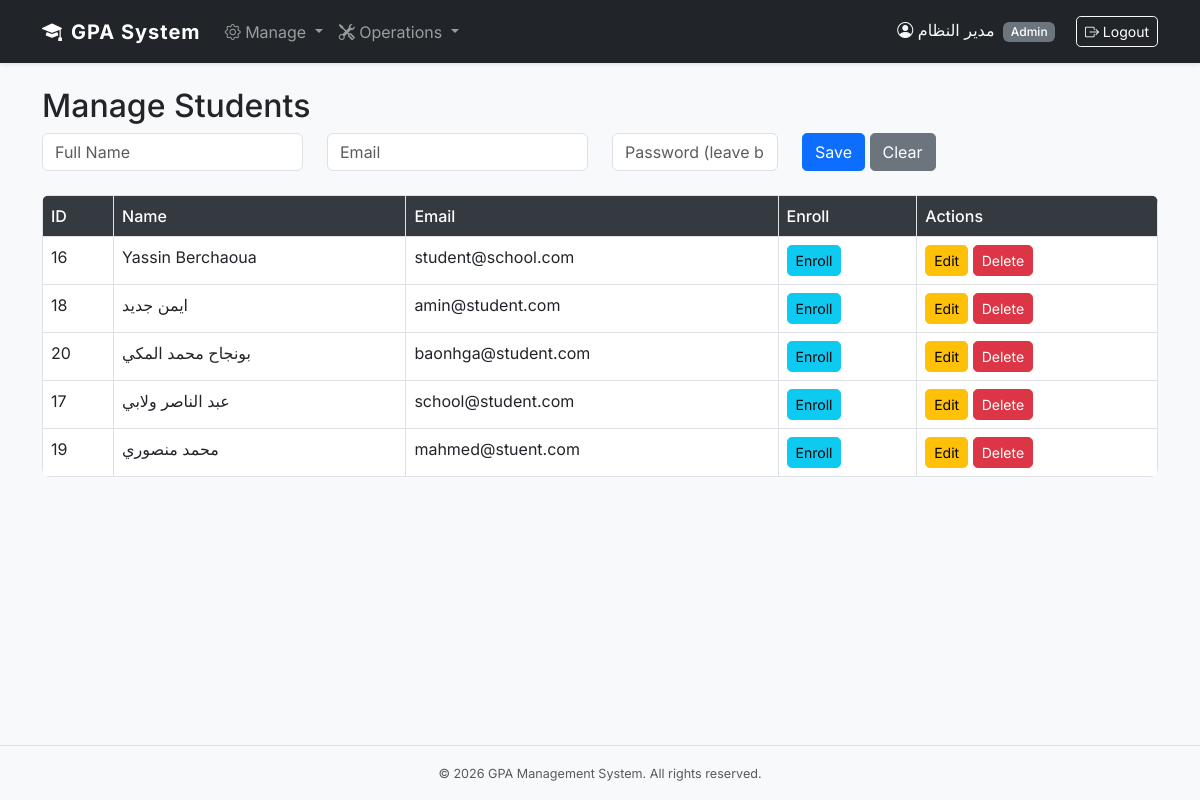
Page /gpa_system/index.php?page=admin.students (signed in) on the committed database.
### tables this page shows
CREATE TABLE `users` (
  `id` int(11) NOT NULL,
  `name` varchar(100) NOT NULL,
  `email` varchar(150) NOT NULL,
  `password` varchar(255) NOT NULL,
  `role` enum('admin','professor','student') NOT NULL,
  `created_at` timestamp NOT NULL DEFAULT current_timestamp()
);

### gpa_system/models/User.php (called while the page is built, shortened)
<?php
class User
{
    private static function db()
    {
        static $pdo = null;
        if ($pdo === null) {
            $host = 'localhost';
            $dbname = 'gpa_system';
            $user = 'root';
            $pass = '';
            $dsn = "mysql:host=$host;dbname=$dbname;charset=utf8mb4";
            $pdo = new PDO($dsn, $user, $pass, [
                PDO::ATTR_ERRMODE => PDO::ERRMODE_EXCEPTION,
                PDO::ATTR_DEFAULT_FETCH_MODE => PDO::FETCH_ASSOC,
                PDO::ATTR_EMULATE_PREPARES => false
            ]);
        }
        return $pdo;
    }
    public static function getAllByRole($role)
    {
        $stmt = self::db()->prepare("SELECT * FROM users WHERE role = ? ORDER BY name");
        $stmt->execute([$role]);
        return $stmt->fetchAll();
    }
}

### gpa_system/views/admin/students.php (the view, shortened to what this page needs)
<?php
include __DIR__ . '/../layouts/header.php';
?>
<h2>Manage Students</h2>
<form method="post" action="index.php?page=admin.saveStudent" class="mb-4">
    <div class="row">
        <div class="col-md-3">
            <input type="text" name="name" class="form-control" placeholder="Full Name" required>
        </div>
        <div class="col-md-3">
            <input type="email" name="email" class="form-control" placeholder="Email" required>
        </div>
        <div class="col-md-2">
            <input type="password" name="password" class="form-control" placeholder="Password (leave blank to keep)">
        </div>
        <div class="col-md-2">
            <button class="btn btn-primary">Save</button>
            <button type="button" class="btn btn-secondary" onclick="clearStudentForm()">Clear</button>
        </div>
    </div>
</form>
<table class="table table-bordered">
    <thead><tr><th>ID</th><th>Name</th><th>Email</th><th>Enroll</th><th>Actions</th></tr></thead>
    <tbody>
    <?php foreach ($students as $student): ?>
    <tr>
        <td><?= $student['id'] ?></td>
        <td><?= htmlspecialchars($student['name']) ?></td>
        <td><?= htmlspecialchars($student['email']) ?></td>
        <td>
            <a href="index.php?page=admin.enroll&student_id=<?= $student['id'] ?>" class="btn btn-sm btn-info">Enroll</a>
        </td>
        <td>
            <button onclick="editStudent(<?= $student['id'] ?>, '<?= addslashes($student['name']) ?>', '<?= addslashes($student['email']) ?>')" class="btn btn-sm btn-warning">Edit</button>
            <form method="post" action="index.php?page=admin.deleteStudent" style="display:inline" onsubmit="return confirm('Deleting student will remove all grades and enrollments. Continue?')">
                <button class="btn btn-sm btn-danger">Delete</button>
            </form>
        </td>
    </tr>
    <?php endforeach; ?>
    </tbody>
</table>
<?php include __DIR__ . '/../layouts/footer.php'; ?>

### gpa_system/index.php (shortened to what this page needs)
<?php
$page = $_GET['page'] ?? 'login';
switch (true) {
    case str_starts_with($page, 'admin.'):
        require_once __DIR__ . '/controllers/AdminController.php';
        (new AdminController())->handle($page);
        break;
}

### gpa_system/controllers/AdminController.php (shortened to what this page needs)
<?php
require_once __DIR__ . '/../models/User.php';
class AdminController {
    public function handle($page) {
        switch ($page) {
            case 'admin.students':
                $students = User::getAllByRole('student');
                include __DIR__ . '/../views/admin/students.php';
                break;
        }
    }
}

### gpa_system/views/layouts/header.php (shortened to what this page needs)
<?php
$currentRole = $_SESSION['role'] ?? 'guest';
$userName   = $_SESSION['name'] ?? 'User';
?>
<!DOCTYPE html>
<html lang="en">
<head>
    <link href="https://cdn.jsdelivr.net/npm/bootstrap@5.3.0/dist/css/bootstrap.min.css" rel="stylesheet">
    <link href="https://cdn.jsdelivr.net/npm/bootstrap-icons@1.10.5/font/bootstrap-icons.css" rel="stylesheet">
    <link href="assets/css/style.css" rel="stylesheet">
</head>
<body class="d-flex flex-column min-vh-100">
<nav class="navbar navbar-expand-lg navbar-dark bg-dark shadow-sm mb-4">
    <div class="container">
        <a class="navbar-brand fw-bold" href="#">
            <i class="bi bi-mortarboard-fill me-2"></i>GPA System
        </a>
        <div class="collapse navbar-collapse" id="navbarNav">
            <ul class="navbar-nav me-auto">
                <?php if ($currentRole === 'admin'): ?>
                    <li class="nav-item dropdown">
                        <a class="nav-link dropdown-toggle" href="#" data-bs-toggle="dropdown">
                            <i class="bi bi-gear"></i> Manage
                        </a>
                    </li>
                    <li class="nav-item dropdown">
                        <a class="nav-link dropdown-toggle" href="#" data-bs-toggle="dropdown">
                            <i class="bi bi-tools"></i> Operations
                        </a>
                    </li>
                <?php elseif ($currentRole === 'professor'): ?>
                    <li class="nav-item">
                        <a class="nav-link" href="?page=professor.grades"><i class="bi bi-pencil-square"></i> Grade Entry</a>
                    </li>
                <?php endif; ?>
            </ul>
            <div class="navbar-text">
                <span class="me-3 text-light">
                    <i class="bi bi-person-circle"></i> <?= htmlspecialchars($userName) ?>
                    <span class="badge bg-secondary ms-1"><?= ucfirst($currentRole) ?></span>
                </span>
                <a href="?page=logout" class="btn btn-outline-light btn-sm"><i class="bi bi-box-arrow-right"></i> Logout</a>
            </div>
        </div>
    </div>
</nav>
<main class="container flex-grow-1">

### gpa_system/views/layouts/footer.php (shortened to what this page needs)
</main>
<footer class="bg-light text-center text-muted py-3 mt-auto border-top">
    <small>&copy; <?= date('Y') ?> GPA Management System. All rights reserved.</small>
</footer>
</body>
</html>

### gpa_system/assets/css/style.css (style rules this page uses)
body { font-family: 'Inter', -apple-system, BlinkMacSystemFont, sans-serif; background-color: #f8f9fa; }
.navbar-brand { letter-spacing: 1px; }
.table { background-color: #fff; border-radius: 0.5rem; overflow: hidden; }
.table thead th { background-color: #343a40; color: #fff; font-weight: 500; }
.btn { border-radius: 0.3rem; }
.badge { font-weight: 500; }
footer { font-size: 0.9rem; }

### rows in the picture
users: id "16", name "Yassin Berchaoua", email "student@school.com"
users: id "18", name "ايمن جديد", email "amin@student.com"
users: id "20", name "بونجاح محمد المكي", email "baonhga@student.com"
users: id "17", name "عبد الناصر ولابي", email "school@student.com"
users: id "19", name "محمد منصوري", email "mahmed@stuent.com"

### other values in the picture
$userName "مدير النظام"
$currentRole "Admin"
